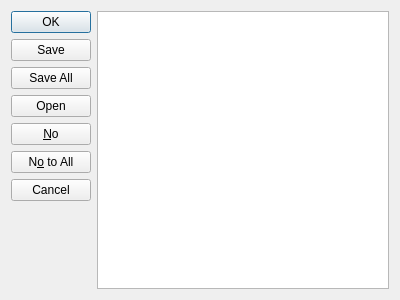
<?xml version="1.0" encoding="UTF-8"?>
<ui version="4.0">
 <class>infoDialog</class>
 <widget class="QDialog" name="infoDialog">
  <property name="geometry">
   <rect>
    <x>0</x>
    <y>0</y>
    <width>400</width>
    <height>300</height>
   </rect>
  </property>
  <property name="windowTitle">
   <string>Dialog</string>
  </property>
  <layout class="QHBoxLayout" name="horizontalLayout">
   <item>
    <widget class="QDialogButtonBox" name="buttonBox">
     <property name="orientation">
      <enum>Qt::Vertical</enum>
     </property>
     <property name="standardButtons">
      <set>QDialogButtonBox::Cancel|QDialogButtonBox::No|QDialogButtonBox::NoToAll|QDialogButtonBox::Ok|QDialogButtonBox::Open|QDialogButtonBox::Save|QDialogButtonBox::SaveAll</set>
     </property>
    </widget>
   </item>
   <item>
    <widget class="QTextEdit" name="textEdit"/>
   </item>
  </layout>
 </widget>
 <resources/>
 <connections/>
</ui>
